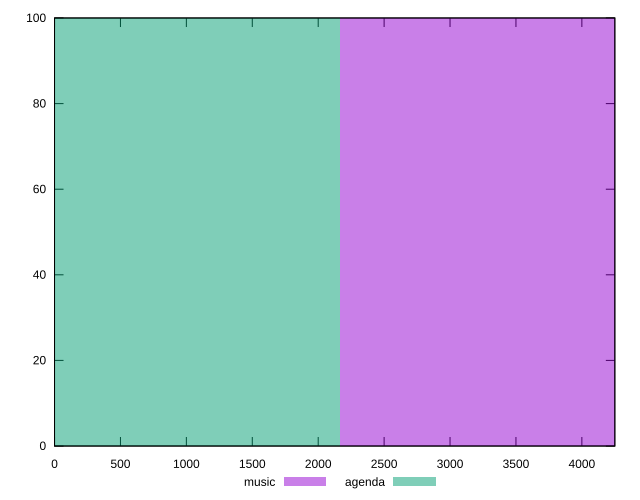

Recreate this plot in gnuplot.
reset

$music <<EOF
4331.796578453574 100
EOF

$agenda <<EOF
0 100
EOF

set key outside below
set boxwidth 4331.796578453574
set xrange [0:4250]
set yrange [0:100]
set trange [0:100]
set style fill transparent solid 0.5 noborder
set terminal svg size 640, 500 enhanced background rgb 'white'
set output "reports/report_00030_2021-02-24T20-42-31.540Z/unused-javascript/comparison/histogram/0_vs_1.svg"

plot $music title "music" with boxes, \
     $agenda title "agenda" with boxes

reset
